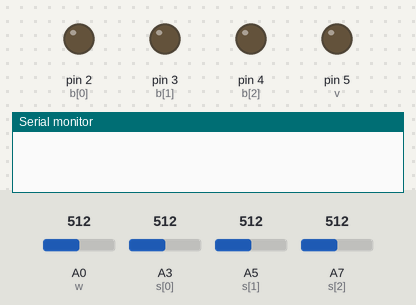
Bench run of a sketch on a simulated Arduino Nano, built with avr-gcc and run on an emulated ATmega328P. On the bench: output pins drawn as LEDs (lit = HIGH), the last lines printed to the serial monitor. The test bench sets the inputs (shaded band); at power-on: A3 (s[0]) = 512, A5 (s[1]) = 512, A7 (s[2]) = 512, A0 (w) = 512.

Above: at 1.2 s.
1.3 s: A3 (s[0]) set to 535
At 2.0 s:
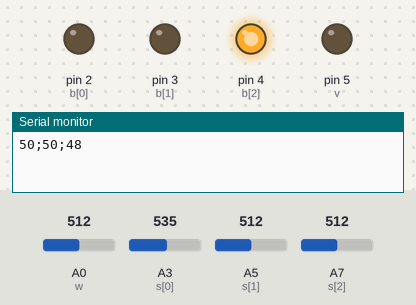
2.8 s: A5 (s[1]) set to 535
At 3.1 s:
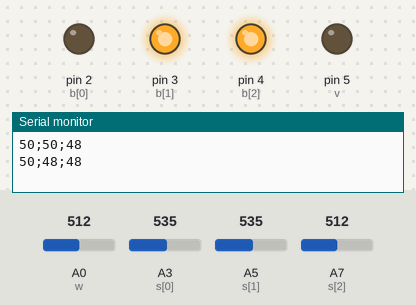
4.3 s: A7 (s[2]) set to 533
At 5.5 s:
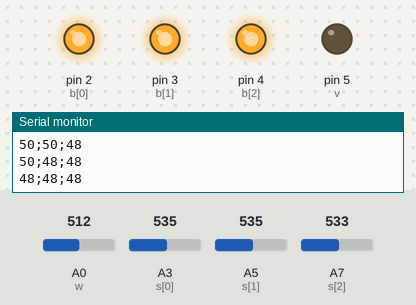
5.8 s: A0 (w) set to 306
At 6.6 s:
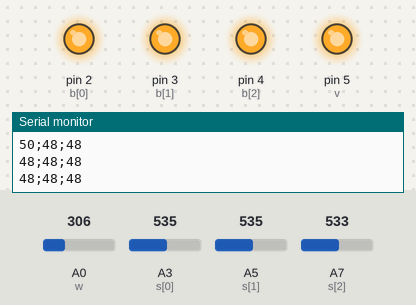
7.3 s: A7 (s[2]) set to 306
At 7.8 s:
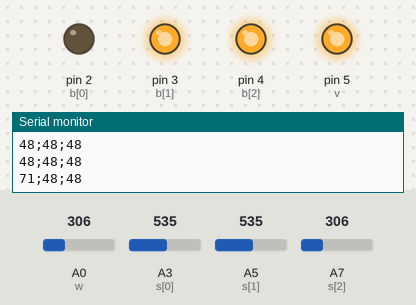
8.8 s: A3 (s[0]) set to 306
At 10.1 s:
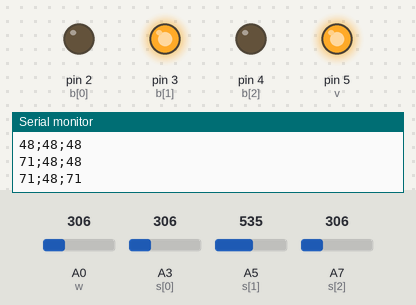
Timing chart, 0 to 11.3 s (numbered marks = the images above; inputs shaded):
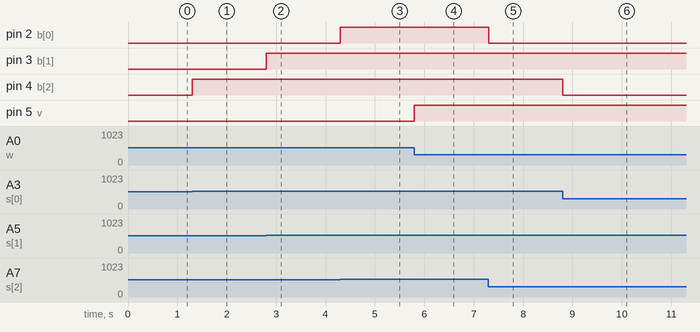

The sketch:

ArduinoNanoSecondSystem.ino
```cpp
#include <SoftwareSerial.h>

SoftwareSerial ArduinoSerial(10, 11); // RX, TX

uint64_t timer = 0;

const int s[3] = {A3, A5, A7};
const int b[3] = { 2,  3,  4};
const int v    =   5;
const int w    =  A0;
int soil[3]    = { 0,  0,  0};
int nuoc       = 0;
String data_send = "";

int nguongdoam = 50 ;
int nguongnuoc = 400;

void setup() {
  // Open serial communications and wait for port to open:
  Serial.begin(9600);
  // set the data rate for the SoftwareSerial port
  ArduinoSerial.begin(9600);
  for (int i = 0; i < 3; i++) {
    pinMode(s[i], INPUT) ;
    pinMode(b[i], OUTPUT);
  }
  pinMode(w, INPUT) ;
  pinMode(v, OUTPUT);
}

void loop() { // run over and over
  for (int i = 0; i < 3; i++){
    soil[i] = map(analogRead(s[2-i]), 0, 1023, 100, 0);
    if (soil[i] < nguongdoam) digitalWrite(b[i], HIGH);
    else digitalWrite(b[i], LOW);
  }

  nuoc = analogRead(w);
  if(nuoc < nguongnuoc) digitalWrite(v, HIGH);
  else digitalWrite(v, LOW);

  if (millis() - timer >= 1500){
      for(int i = 0; i < 3; i++){
        data_send += String(soil[i]);
        if (i<2) data_send += ";";
      }
      ArduinoSerial.println(data_send);
      Serial.println(data_send);
      data_send = "";
    timer = millis();
  }

}
```

Measured:
- the behaviour switches between 521 and 522 on A3 (s[0]) (found by bisection; images 0 and 1)
- the behaviour switches between 521 and 522 on A5 (s[1]) (found by bisection; images 1 and 2)
- the behaviour switches between 521 and 522 on A7 (s[2]) (found by bisection; images 2 and 3)
- after the input at 1.3 s, pin 4 (b[2]): LOW → HIGH at once
- after the input at 2.8 s, pin 3 (b[1]): LOW → HIGH at once
- after the input at 4.3 s, pin 2 (b[0]): LOW → HIGH at once
- after the input at 5.8 s, pin 5 (v): LOW → HIGH at once
- after the input at 7.3 s, pin 2 (b[0]): HIGH → LOW at once
- after the input at 8.8 s, pin 4 (b[2]): HIGH → LOW at once
